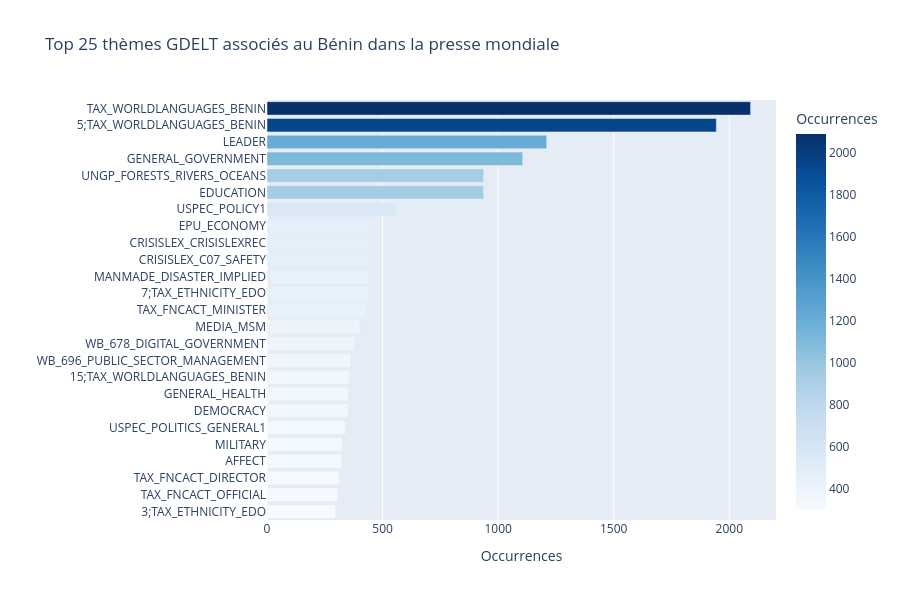

The notebook cell saved with this chart:
### Code cell
# Chercher la colonne themes
COL_THEMES = find_col(gkg, ["themes", "theme", "topic"])
print(f"Colonne thèmes : {COL_THEMES}")

if COL_THEMES:
    themes_clean = gkg[COL_THEMES].dropna().astype(str)
    themes_clean = themes_clean[themes_clean.str.strip() != ""]

    if len(themes_clean) == 0:
        print("Aucun thème trouvé dans la colonne.")
    else:
        # Détection robuste du séparateur sur un échantillon
        sample = themes_clean.head(100)
        sep = ";" if sample.str.contains(";").sum() > sample.str.contains(",").sum() else ","
        print(f"Séparateur détecté : {repr(sep)}")

        themes_series = themes_clean.str.split(sep).explode().str.strip()
        themes_series = themes_series[themes_series.str.len() > 2]
        top_themes = themes_series.value_counts().head(25).reset_index()
        top_themes.columns = ["theme", "count"]

        fig = px.bar(
            top_themes.sort_values("count"),
            x="count", y="theme", orientation="h",
            title="Top 25 thèmes GDELT associés au Bénin dans la presse mondiale",
            labels={"count": "Occurrences", "theme": ""},
            color="count", color_continuous_scale="Blues",
            height=600
        )
        fig.update_layout(showlegend=False)
        fig.show()

### Figure 1 — Plotly figure (JSON) as saved in the notebook; plotly's stock layout.template omitted (floating-point values rounded to 4 significant figures)
{"data": [{"hovertemplate": "Occurrences=%{marker.color}<br>=%{y}<extra></extra>", "legendgroup": "", "marker": {"color": [297, 306, 313, 322, 325, 339, 351, 353, 355, 362, 378, 401, 428, 441, 443, 463, 467, 469, 558, 937, 937, 1106, 1210, 1944, 2092], "coloraxis": "coloraxis", "pattern": {"shape": ""}}, "name": "", "orientation": "h", "showlegend": false, "textposition": "auto", "type": "bar", "x": [297, 306, 313, 322, 325, 339, 351, 353, 355, 362, 378, 401, 428, 441, 443, 463, 467, 469, 558, 937, 937, 1106, 1210, 1944, 2092], "xaxis": "x", "y": ["3;TAX_ETHNICITY_EDO", "TAX_FNCACT_OFFICIAL", "TAX_FNCACT_DIRECTOR", "AFFECT", "MILITARY", "USPEC_POLITICS_GENERAL1", "DEMOCRACY", "GENERAL_HEALTH", "15;TAX_WORLDLANGUAGES_BENIN", "WB_696_PUBLIC_SECTOR_MANAGEMENT", "WB_678_DIGITAL_GOVERNMENT", "MEDIA_MSM", "TAX_FNCACT_MINISTER", "7;TAX_ETHNICITY_EDO", "MANMADE_DISASTER_IMPLIED", "CRISISLEX_C07_SAFETY", "CRISISLEX_CRISISLEXREC", "EPU_ECONOMY", "USPEC_POLICY1", "EDUCATION", "UNGP_FORESTS_RIVERS_OCEANS", "GENERAL_GOVERNMENT", "LEADER", "5;TAX_WORLDLANGUAGES_BENIN", "TAX_WORLDLANGUAGES_BENIN"], "yaxis": "y"}], "layout": {"barmode": "relative", "coloraxis": {"colorbar": {"title": {"text": "Occurrences"}}, "colorscale": [[0, "rgb(247,251,255)"], [0.125, "rgb(222,235,247)"], [0.25, "rgb(198,219,239)"], [0.375, "rgb(158,202,225)"], [0.5, "rgb(107,174,214)"], [0.625, "rgb(66,146,198)"], [0.75, "rgb(33,113,181)"], [0.875, "rgb(8,81,156)"], [1, "rgb(8,48,107)"]]}, "height": 600, "legend": {"tracegroupgap": 0}, "showlegend": false, "title": {"text": "Top 25 thèmes GDELT associés au Bénin dans la presse mondiale"}, "xaxis": {"anchor": "y", "domain": [0, 1], "title": {"text": "Occurrences"}}, "yaxis": {"anchor": "x", "domain": [0, 1], "title": {"text": ""}}}}
